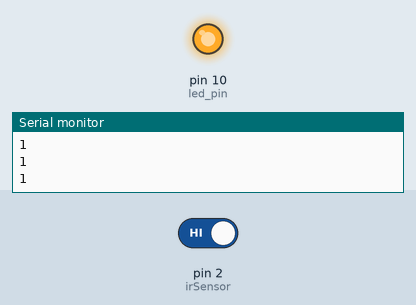
This sketch was run on a simulated Arduino Uno, built with avr-gcc and run on an emulated ATmega328P. Shown: output pins drawn as LEDs (lit = HIGH), the last lines printed to the serial monitor. Inputs (shaded band) come from the test bench; at power-on: pin 2 (irSensor) HIGH.

Above: at 1.2 s.
1.3 s: pin 2 (irSensor) driven LOW
At 2.1 s:
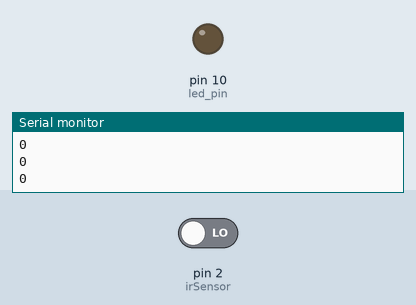
2.8 s: pin 2 (irSensor) driven HIGH
At 3.2 s:
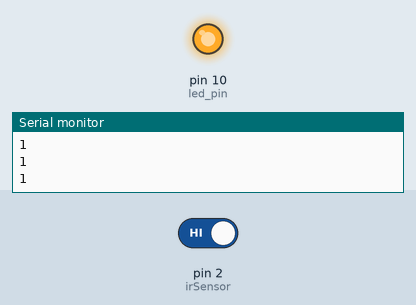
Timing chart, 0 to 5.8 s (numbered marks = the images above; inputs shaded):
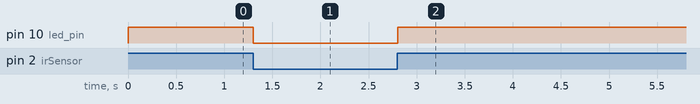

The sketch:

IR_Sensor_Program.ino
```cpp
const int irSensor = 2;
const int led_pin = 10;
void setup() {
  pinMode(irSensor, INPUT);
  pinMode(led_pin, OUTPUT);
  Serial.begin(9600);
}
void loop() {
  int value = digitalRead(irSensor);
  Serial.println(value);
  if (value == 0) {
                      digitalWrite(led_pin, 0);
                  }
  else {
          digitalWrite(led_pin, 1);
        }

  delay(100);
}
```

Measured:
- after the input at 1.3 s, pin 10 (led_pin): HIGH → LOW at once
- after the input at 2.8 s, pin 10 (led_pin): LOW → HIGH at once
